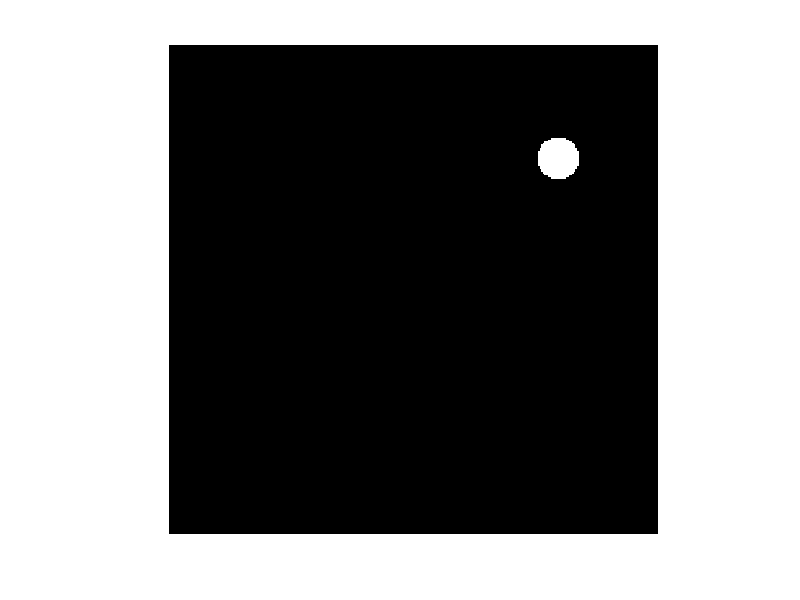

This figure's MATLAB source: (Note: this script raises an error after producing the figure.)
function displacement = test_click_accuracy()

s = 300;    % Image size
r = 13;     % Cell radius

N = 20;     % Number of tests

displacement = zeros(N, 1);

for i=1:N
    % Plot circle at random position
    msk = zeros(s);
    x = randi(s-2*r)+r;
    y = randi(s-2*r)+r;
    msk(y, x) = 1;
    dst = bwdist(msk);
    imshow(dst, [])
    msk = dst < r;
    imshow(msk)
    set(gcf, 'Position', [580.6, 267, 478.4, 477.6])
    
    % User to click center of circle
    [xu, yu] = getpts;
    
    % Distance from click to center of circle
    displacement(i) = sqrt((xu-x)^2 + (yu-y)^2);
end

% Print average displacement and associated error in angle
displacement_mean = mean(displacement);
disp(['Average displacement: ', num2str(displacement_mean), ' pixels'])

error_in_angle = atan(displacement_mean/(2*r));
disp(['Error in angle: ', num2str(error_in_angle), ' degrees'])

end